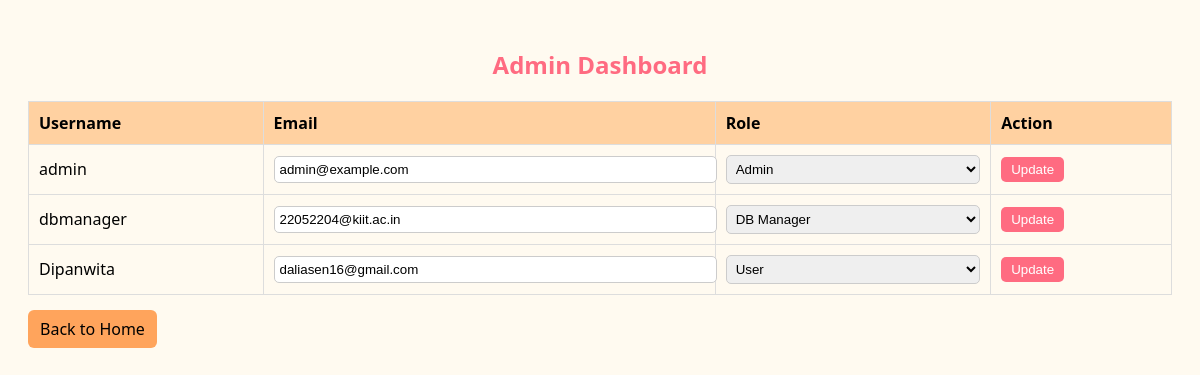
Page /admin (signed in) on the earlier database version.
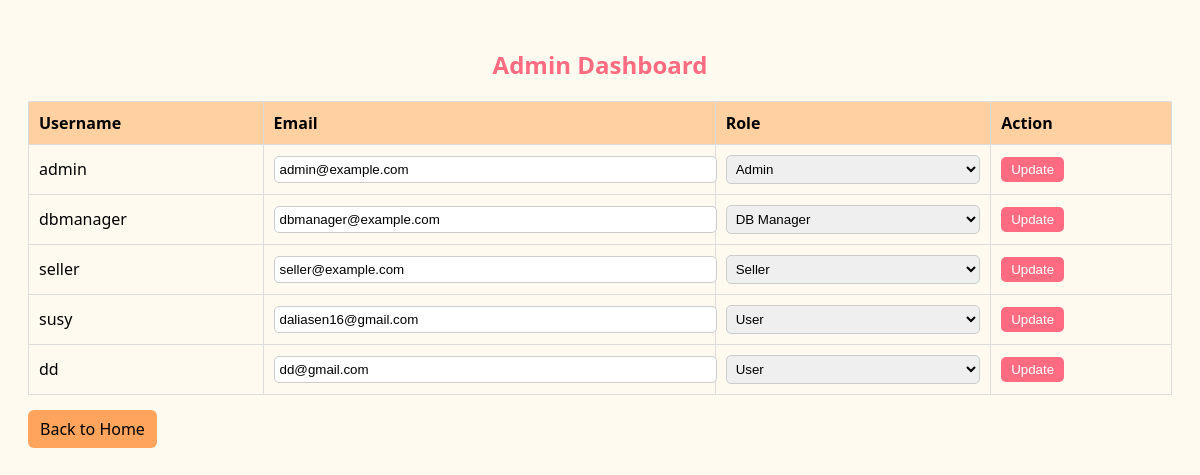
Same page on the later database version.
### tables this page shows
CREATE TABLE users (
        id INTEGER PRIMARY KEY AUTOINCREMENT,
        username TEXT UNIQUE NOT NULL,
        email TEXT UNIQUE,
        password TEXT NOT NULL,
        role TEXT DEFAULT 'user'
    );

### app.py (the view, shortened to what this page needs)
@app.route("/admin", methods=["GET", "POST"])
@login_required
@role_required("admin")
def admin():
    conn = get_db_connection()
    users = conn.execute("SELECT username, email, role FROM users").fetchall()
    products = conn.execute("""
        SELECT p.*, u.username AS seller_name
        FROM products p
        JOIN users u ON p.seller_id = u.id
    """).fetchall()
    conn.close()
    return render_template("admin.html", users=users, products=products)

### app.py (called while the page is built)
def get_db_connection():
    conn = sqlite3.connect(DB_NAME)
    conn.row_factory = sqlite3.Row
    return conn

def login_required(f):
    @wraps(f)
    def decorated_function(*args, **kwargs):
        if 'user_id' not in session:
            flash("Please log in to access this page.", "warning")
            return redirect(url_for('login'))
        return f(*args, **kwargs)
    return decorated_function

def role_required(roles):
    if not isinstance(roles, list):
        roles = [roles]
    def decorator(f):
        @wraps(f)
        def decorated_function(*args, **kwargs):
            if 'role' not in session or session['role'] not in roles:
                flash("You don't have permission to access that page.", "danger")
                return redirect(url_for('home'))
            return f(*args, **kwargs)
        return decorated_function
    return decorator

### templates/admin.html (shortened to what this page needs)
<!DOCTYPE html>
<html>
<head>
</head>
<body>
  <h2>Admin Dashboard</h2>
  <table>
    <tr>
      <th>Username</th>
      <th>Email</th>
      <th>Role</th>
      <th>Action</th>
    </tr>
    {% for u in users %}
    <tr>
      <form method="post">
        <td>{{ u[0] }}<input type="hidden" name="username" value="{{ u[0] }}"></td>
        <td><input type="email" name="email" value="{{ u[1] }}"></td>
        <td>
          <select name="role">
            <option value="user" {% if u[2]=='user' %}selected{% endif %}>User</option>
            <option value="seller" {% if u[2]=='seller' %}selected{% endif %}>Seller</option>
            <option value="admin" {% if u[2]=='admin' %}selected{% endif %}>Admin</option>
            <option value="dbmanager" {% if u[2]=='dbmanager' %}selected{% endif %}>DB Manager</option>
          </select>
        </td>
        <td><button type="submit">Update</button></td>
      </form>
    </tr>
    {% endfor %}
  </table>
  <a class="back" href="{{ url_for('home') }}">Back to Home</a>
</body>
</html>

### templates/admin.html (style rules this page uses)
body { font-family:'Segoe UI',sans-serif; background:#fffaf0; padding:20px; }
h2 { color:#ff6b81; text-align:center; }
table { width:100%; border-collapse:collapse; margin-top:20px; }
th, td { padding:10px; border:1px solid #ddd; text-align:left; }
th { background:#ffd1a1; }
input, select { padding:5px; width:100%; border-radius:5px; border:1px solid #ccc; }
button { padding:5px 10px; background:#ff6b81; color:white; border:none; border-radius:5px; cursor:pointer; }
form { display:flex; gap:5px; }
.back { margin-top:15px; display:inline-block; padding:8px 12px; background:#ffa45c; color:black; border-radius:6px; text-decoration:none; }

Differences in the rows shown:
changed users "dbmanager": email "22052204@kiit.ac.in" → "dbmanager@example.com"
changed users: username "Dipanwita" → "seller"; email "daliasen16@gmail.com" → "seller@example.com"; role "User" → "Seller"
added users: username "susy", email "daliasen16@gmail.com", role "User"
added users: username "dd", email "dd@gmail.com", role "User"
